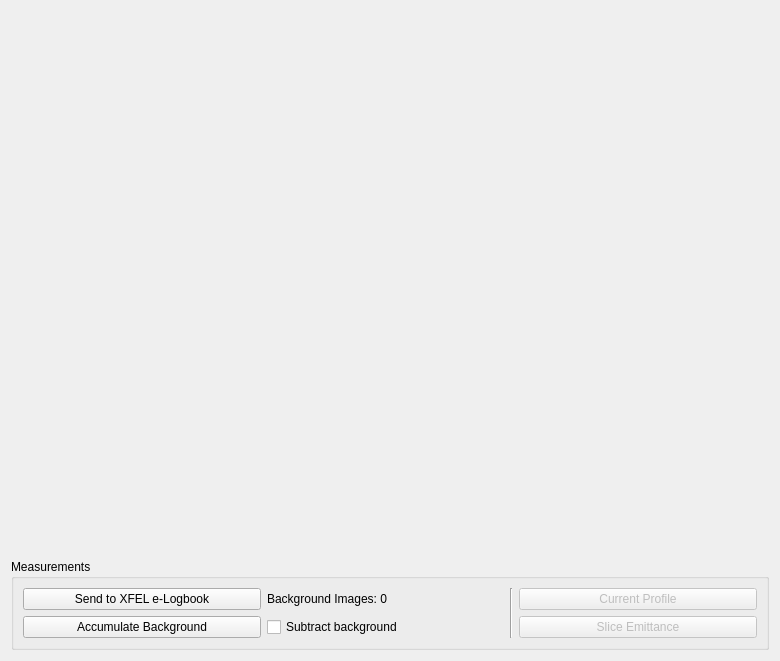
<?xml version="1.0" encoding="UTF-8"?>
<ui version="4.0">
 <class>imaging_widget</class>
 <widget class="QWidget" name="imaging_widget">
  <property name="geometry">
   <rect>
    <x>0</x>
    <y>0</y>
    <width>780</width>
    <height>661</height>
   </rect>
  </property>
  <property name="windowTitle">
   <string>Form</string>
  </property>
  <layout class="QVBoxLayout" name="verticalLayout">
   <item>
    <widget class="ScreenWidget" name="screen_display_widget" native="true">
     <property name="sizePolicy">
      <sizepolicy hsizetype="Expanding" vsizetype="Expanding">
       <horstretch>1</horstretch>
       <verstretch>1</verstretch>
      </sizepolicy>
     </property>
    </widget>
   </item>
   <item>
    <widget class="QGroupBox" name="groupBox">
     <property name="sizePolicy">
      <sizepolicy hsizetype="Preferred" vsizetype="Preferred">
       <horstretch>1</horstretch>
       <verstretch>0</verstretch>
      </sizepolicy>
     </property>
     <property name="title">
      <string>Measurements</string>
     </property>
     <layout class="QGridLayout" name="gridLayout_6">
      <item row="1" column="0">
       <widget class="QPushButton" name="take_background_button">
        <property name="text">
         <string>Accumulate Background</string>
        </property>
       </widget>
      </item>
      <item row="0" column="0">
       <widget class="QPushButton" name="send_to_logbook_button">
        <property name="text">
         <string>Send to XFEL e-Logbook</string>
        </property>
       </widget>
      </item>
      <item row="0" column="2" rowspan="2">
       <widget class="Line" name="line">
        <property name="orientation">
         <enum>Qt::Vertical</enum>
        </property>
       </widget>
      </item>
      <item row="0" column="3">
       <widget class="QPushButton" name="current_profile_button">
        <property name="enabled">
         <bool>false</bool>
        </property>
        <property name="text">
         <string>Current Profile</string>
        </property>
       </widget>
      </item>
      <item row="0" column="1">
       <widget class="QLabel" name="nbg_images_acquired_label">
        <property name="font">
         <font>
          <family>.AppleSystemUIFont</family>
         </font>
        </property>
        <property name="text">
         <string>Background Images: 0</string>
        </property>
       </widget>
      </item>
      <item row="1" column="1">
       <widget class="QCheckBox" name="subtract_bg_checkbox">
        <property name="enabled">
         <bool>true</bool>
        </property>
        <property name="text">
         <string>Subtract background</string>
        </property>
       </widget>
      </item>
      <item row="1" column="3">
       <widget class="QPushButton" name="pushButton">
        <property name="enabled">
         <bool>false</bool>
        </property>
        <property name="text">
         <string>Slice Emittance</string>
        </property>
       </widget>
      </item>
     </layout>
    </widget>
   </item>
  </layout>
 </widget>
 <customwidgets>
  <customwidget>
   <class>ScreenWidget</class>
   <extends>QWidget</extends>
   <header location="global">esme.gui.widgets.screen</header>
   <container>1</container>
  </customwidget>
 </customwidgets>
 <resources/>
 <connections/>
</ui>
